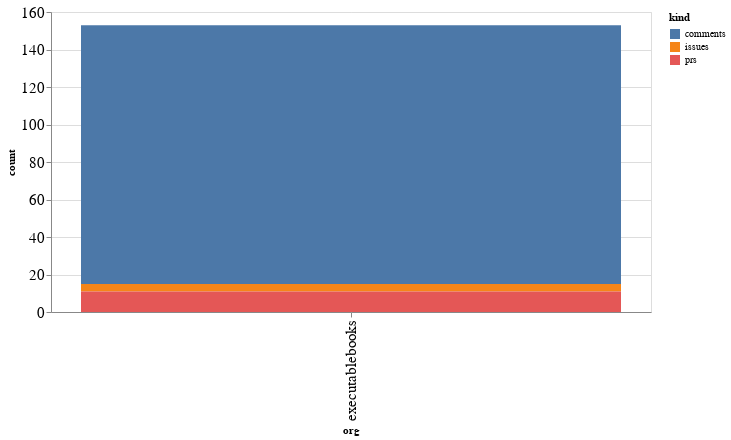

The notebook cell saved with this chart:
### Code cell
alt.Chart(org_summaries, width=600).mark_bar().encode(
    x='org',
    y='count',
    color='kind',
    tooltip="org"
)

### Figure 1 — Vega-Lite specification as saved in the notebook (floating-point values rounded to 4 significant figures)
{"config": {"axisLeft": {"labelFontSize": 15}, "axisBottom": {"labelFontSize": 15}}, "data": {"name": "data-768648b2a0b6df9d05a08a016789748f"}, "mark": "bar", "encoding": {"color": {"type": "nominal", "field": "kind"}, "tooltip": {"type": "nominal", "field": "org"}, "x": {"type": "nominal", "field": "org"}, "y": {"type": "quantitative", "field": "count"}}, "width": 600, "$schema": "https://vega.github.io/schema/vega-lite/v4.8.1.json", "datasets": {"data-768648b2a0b6df9d05a08a016789748f": [{"org": "executablebooks", "kind": "comments", "count": 138}, {"org": "executablebooks", "kind": "issues", "count": 4}, {"org": "executablebooks", "kind": "prs", "count": 11}]}}
